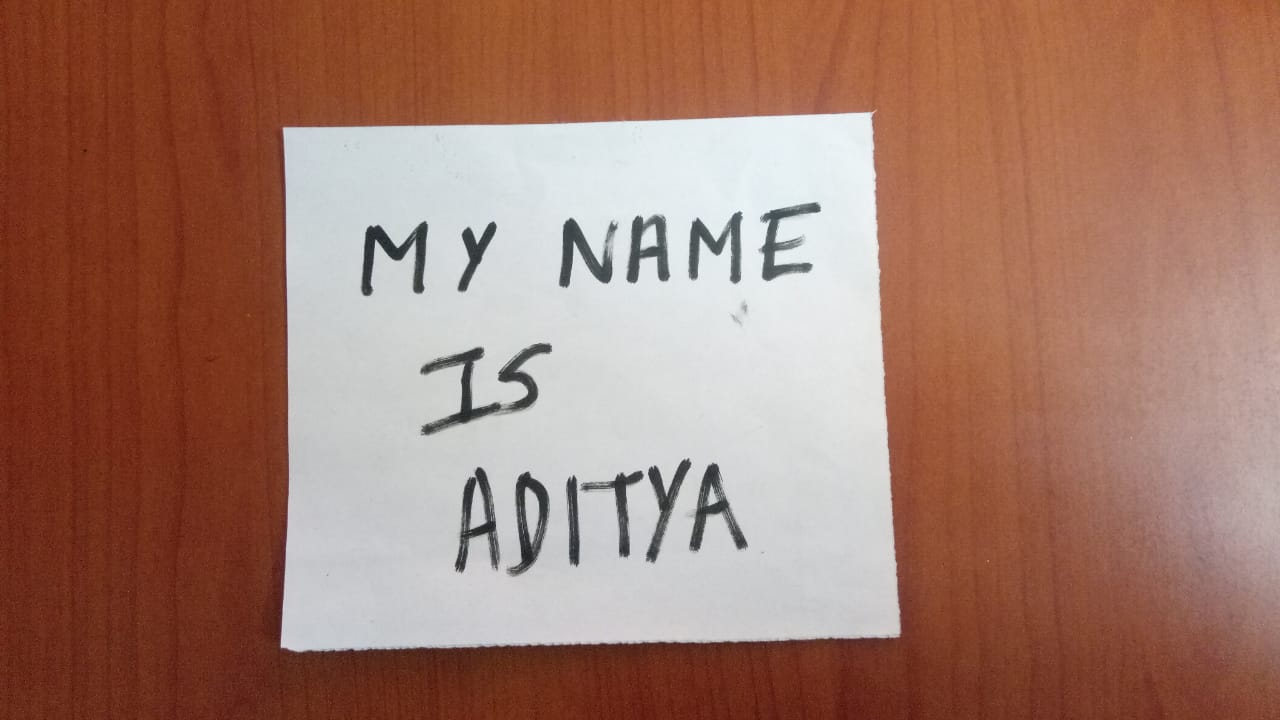
#> input picture test.jpg, 1280 x 720 px
$ python contornos.py
#> lines starting #> are read from the running program, lines starting #| are printed output that depends on the picture; after the words box and inside, x2 and y2 are one past the last pixel; in counts of white or black regions, pixels touching at a corner belong together
import numpy as np
import cv2
# Let's load a simple image with 3 black squares
image = cv2.imread('test.jpg')
#> image is the input picture: shape (720, 1280, 3); mean B, G, R 108.3, 122.9, 162.5
# Grayscale
gray = cv2.cvtColor(image,cv2.COLOR_BGR2GRAY)
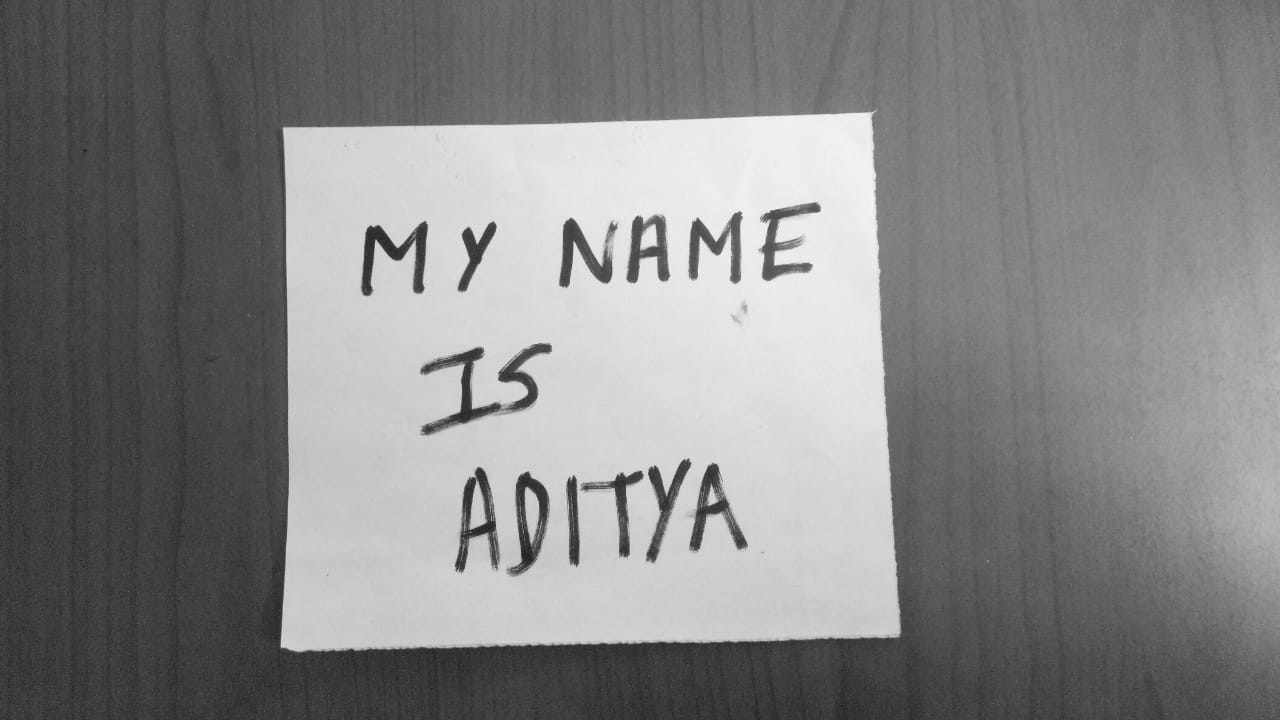
#> gray: shape (720, 1280); min 22, max 252, mean 133.1
# Find Canny edges
orig=image.copy()
blurred=cv2.GaussianBlur(gray,(5,5),0)
edged=cv2.Canny(blurred,30,50)
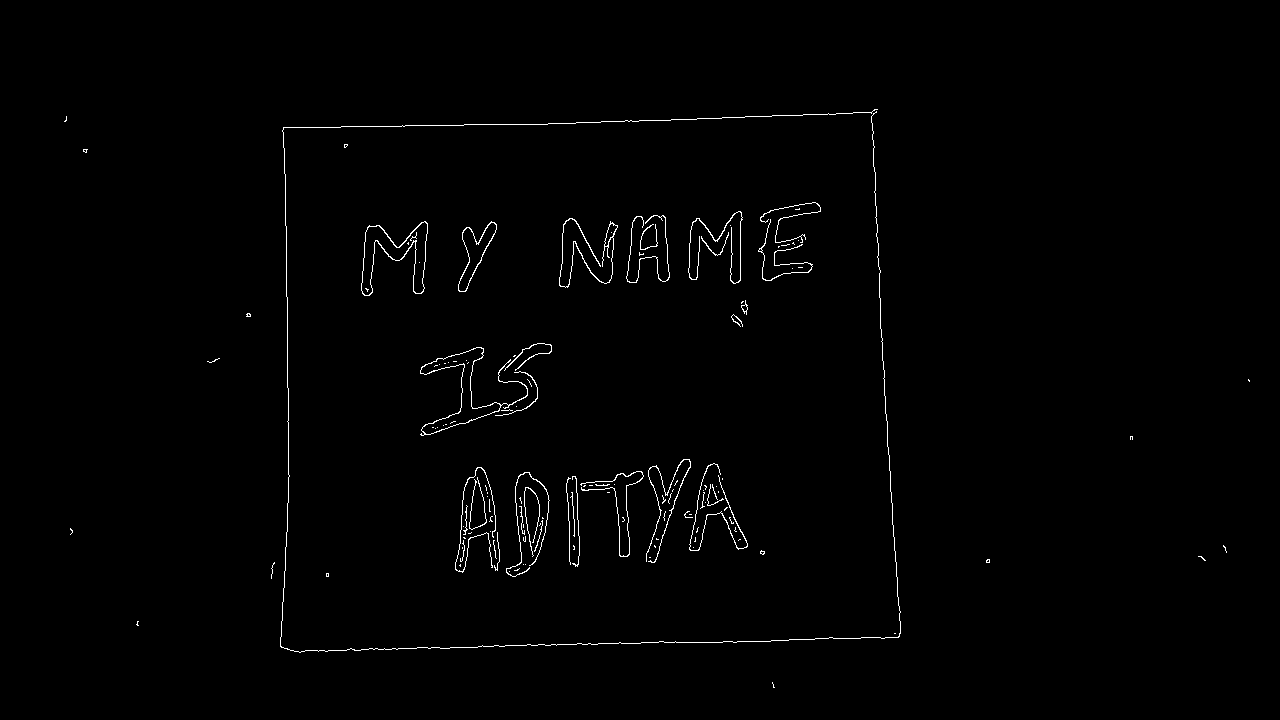
#> edged: shape (720, 1280); 0.9% white in thin lines or dots, all inside (x1, y1, x2, y2) = (64, 109, 1250, 688)
corners = cv2.goodFeaturesToTrack(edged, 40, 0.01, 40)
#> corners = 40 rows, first 8: [606, 246], [508, 570], [576, 563], [464, 530], [415, 241], [527, 489], [778, 246], [424, 434]
corners = np.int0(corners)
maximox=0
maximoy=0
minimox=10000
minimoy=10000
i=0
for corner in corners:
    x,y = corner.ravel()
    cv2.circle(edged,(x,y),3,255,-1)
#> this loop made 40 passes
#> (x, y) on passes 1 to 12: (606, 246), (508, 570), (576, 563), (464, 530), (415, 241), (527, 489), (778, 246), (424, 434), (648, 559), (570, 478), (686, 515), (745, 310)
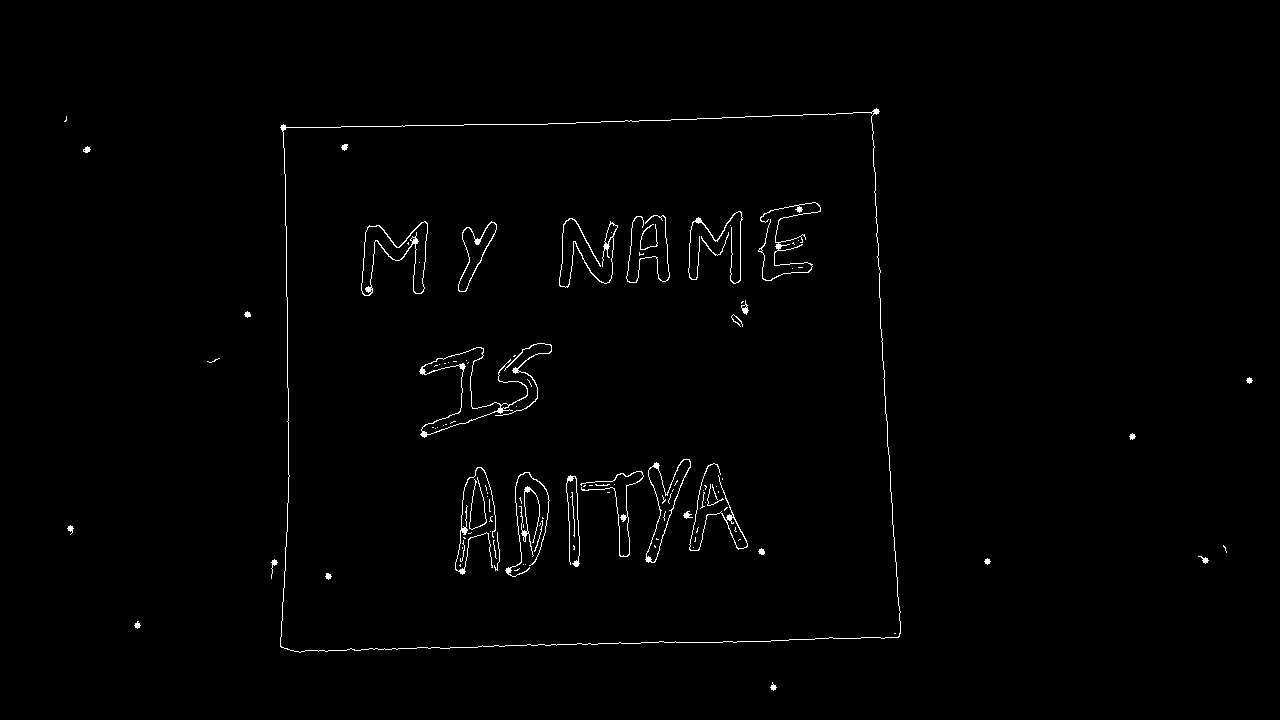
#> edged: shape (720, 1280); 0.99% white in thin lines or dots, all inside (x1, y1, x2, y2) = (64, 108, 1253, 691)

cv2.imshow('res',edged)

$ run again, with 1.jpg copied over test.jpg
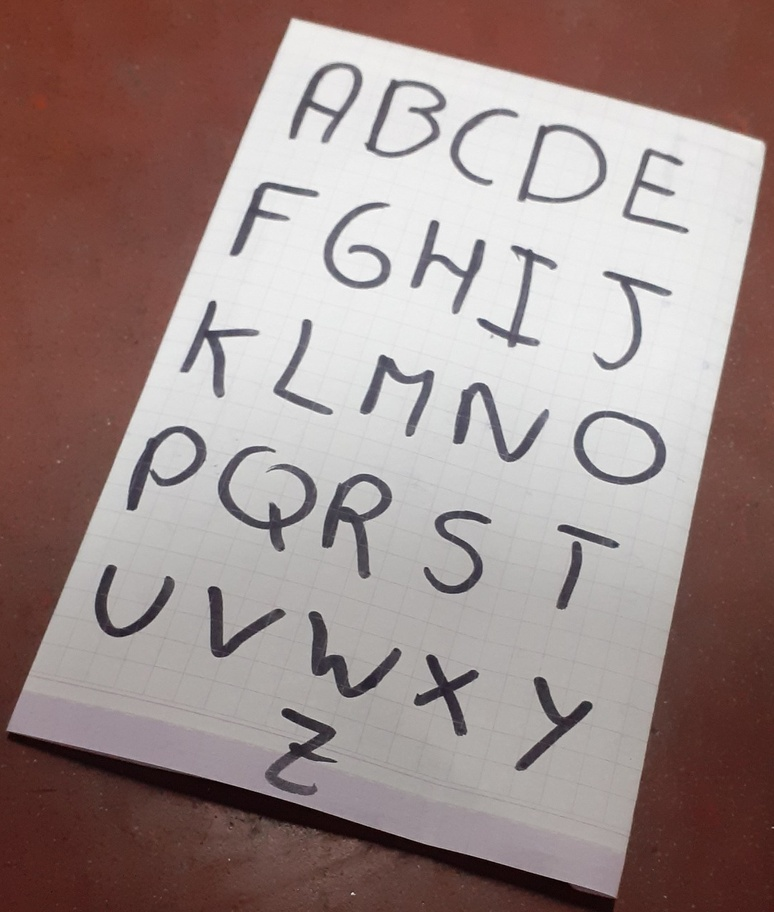
#> input picture 1.jpg, 774 x 912 px, shrunk from 1086 x 1280 before the run
#> image is the input picture: shape (912, 774, 3); mean B, G, R 135.2, 138, 156.4
#> `edged=cv2.Canny(blurred,30,50)`:
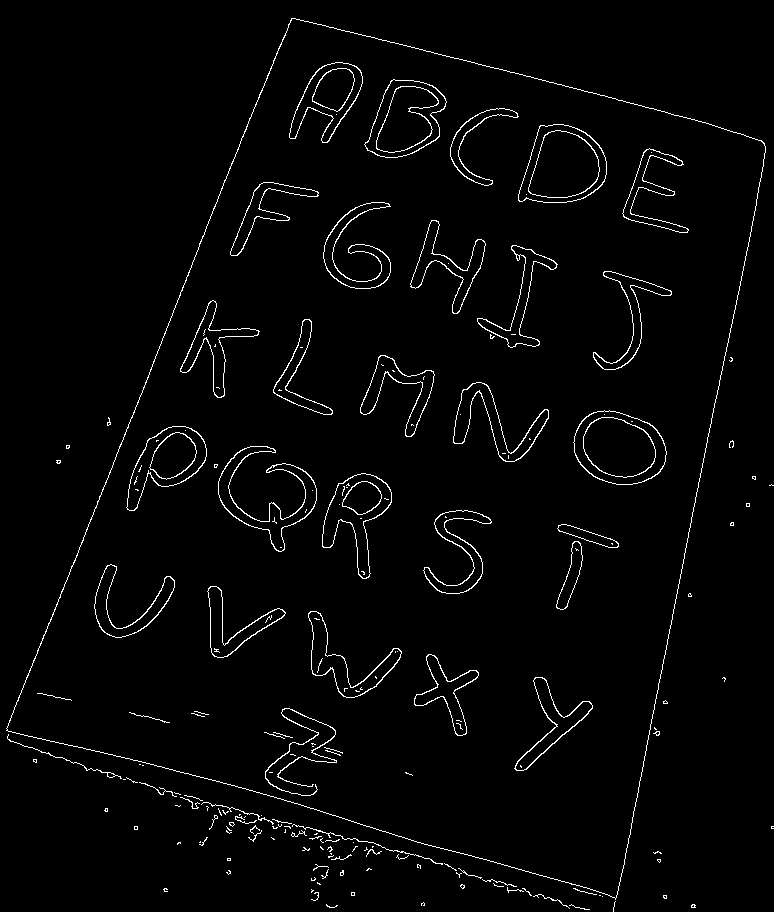
#> edged: shape (912, 774); 2.3% white in thin lines or dots
#> corners = 40 rows, first 8: [328, 857], [515, 115], [371, 851], [492, 335], [331, 670], [348, 484], [205, 339], [353, 894]
#> the loop `for corner in corners:` made 40 passes
#> after the loop `for corner in corners:`:
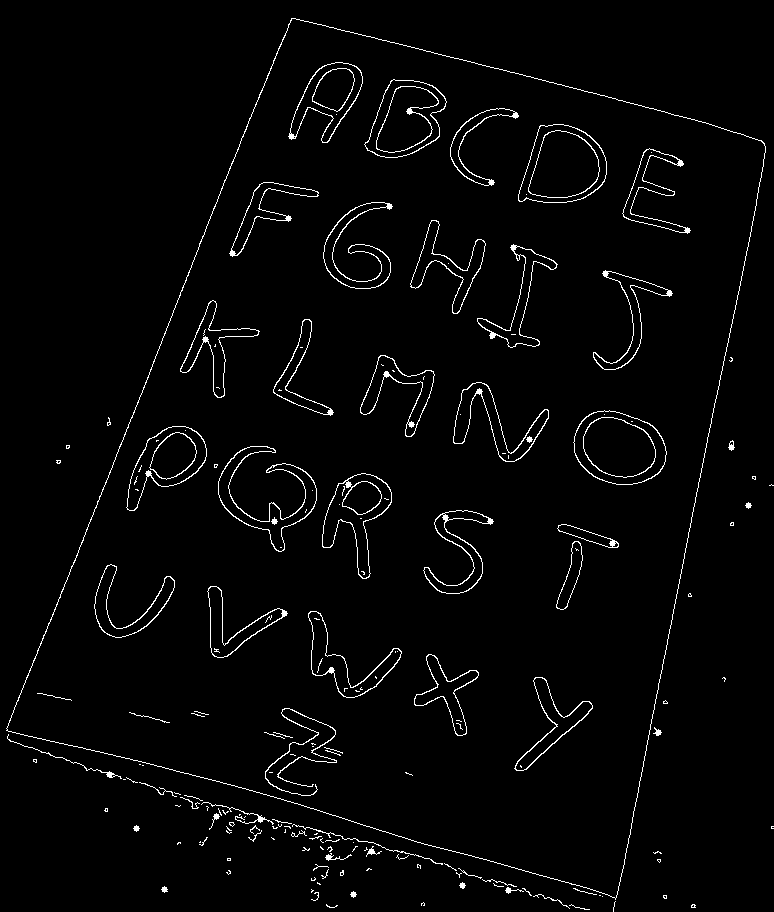
#> edged: shape (912, 774); 2.4% white in thin lines or dots
